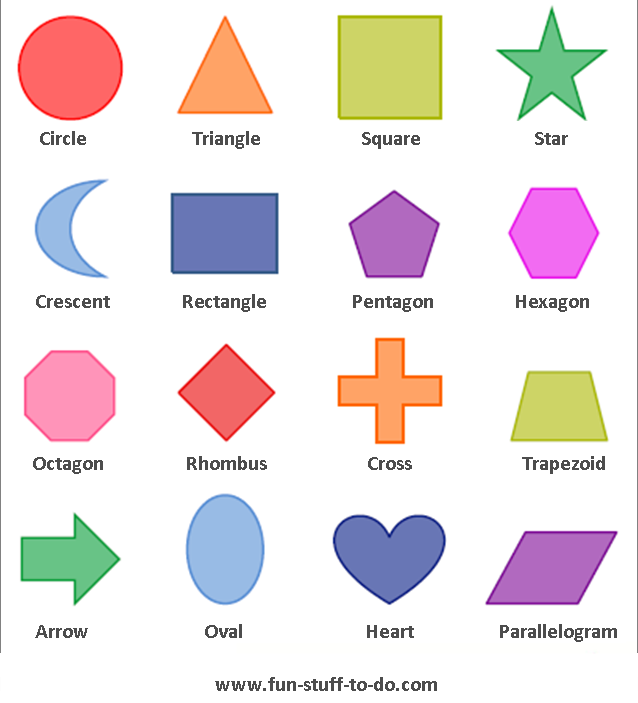
#> input picture OpenCv/Resources/img/s1.png, 638 x 703 px
$ python 'ch-06(shape detection).py'
#> lines starting #> are read from the running program, lines starting #| are printed output that depends on the picture; after the words box and inside, x2 and y2 are one past the last pixel; in counts of white or black regions, pixels touching at a corner belong together
import cv2
import numpy as np
# function for joining image with specific scale
def stackImages(scale,imgArray):
    rows = len(imgArray)
    cols = len(imgArray[0])
    rowsAvailable = isinstance(imgArray[0], list)
    width = imgArray[0][0].shape[1]
    height = imgArray[0][0].shape[0]
    if rowsAvailable:
        for x in range ( 0, rows):
            for y in range(0, cols):
                if imgArray[x][y].shape[:2] == imgArray[0][0].shape [:2]:
                    imgArray[x][y] = cv2.resize(imgArray[x][y], (0, 0), None, scale, scale)
                else:
                    imgArray[x][y] = cv2.resize(imgArray[x][y], (imgArray[0][0].shape[1], imgArray[0][0].shape[0]), None, scale, scale)
                if len(imgArray[x][y].shape) == 2: imgArray[x][y]= cv2.cvtColor( imgArray[x][y], cv2.COLOR_GRAY2BGR)
        imageBlank = np.zeros((height, width, 3), np.uint8)
        hor = [imageBlank]*rows
        hor_con = [imageBlank]*rows
        for x in range(0, rows):
            hor[x] = np.hstack(imgArray[x])
        ver = np.vstack(hor)
    else:
        for x in range(0, rows):
            if imgArray[x].shape[:2] == imgArray[0].shape[:2]:
                imgArray[x] = cv2.resize(imgArray[x], (0, 0), None, scale, scale)
            else:
                imgArray[x] = cv2.resize(imgArray[x], (imgArray[0].shape[1], imgArray[0].shape[0]), None,scale, scale)
            if len(imgArray[x].shape) == 2: imgArray[x] = cv2.cvtColor(imgArray[x], cv2.COLOR_GRAY2BGR)
        hor= np.hstack(imgArray)
        ver = hor
    return ver
# function for shape detection
def getContours(img):
    contours,hierarchy = cv2.findContours(img,cv2.RETR_EXTERNAL,cv2.CHAIN_APPROX_NONE)
    for cnt in contours:
        area = cv2.contourArea(cnt)
        print(area)
        if area>500:
            cv2.drawContours(imgContour, cnt, -1, (255, 0, 0), 3)
            peri = cv2.arcLength(cnt,True)
            #print(peri)
            approx = cv2.approxPolyDP(cnt,0.02*peri,True)
            print(len(approx))
            objCor = len(approx)
            x, y, w, h = cv2.boundingRect(approx)

            if objCor ==3: objectType ="Tri"
            elif objCor == 4:
                aspRatio = w/float(h)
                if aspRatio >0.98 and aspRatio <1.03: objectType= "Square"
                else:objectType="Rectangle"
            elif objCor>4: objectType= "Circles"
            else:objectType="None"


            cv2.rectangle(imgContour,(x,y),(x+w,y+h),(0,255,0),2)
            cv2.putText(imgContour,objectType,
                        (x+(w//2)-10,y+(h//2)-10),cv2.FONT_HERSHEY_COMPLEX,0.7,
                        (0,0,0),2)


path = 'Resources/img/s1.png'
img = cv2.imread(path)
#> img is the input picture: shape (703, 638, 3); mean B, G, R 227.2, 226, 235.4
imgContour = img.copy()

imgGray = cv2.cvtColor(img,cv2.COLOR_BGR2GRAY)
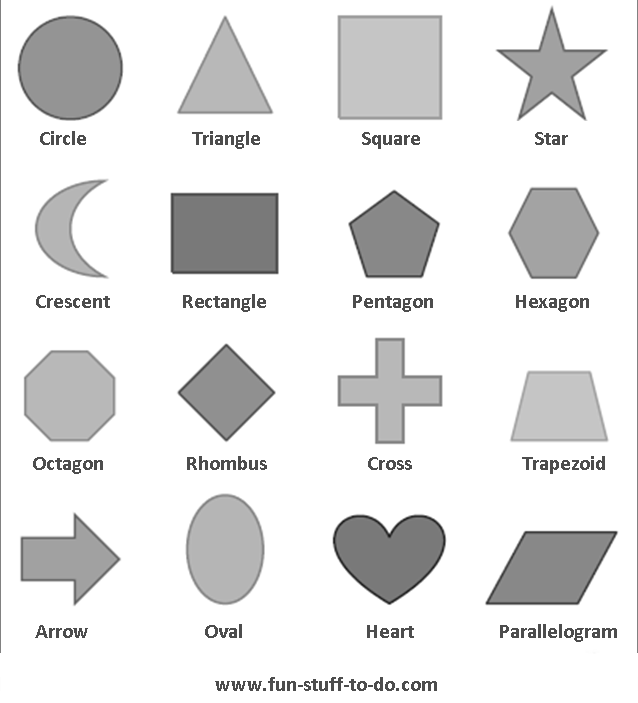
#> imgGray: shape (703, 638); min 20, max 255, mean 229
imgBlur = cv2.GaussianBlur(imgGray,(7,7),1)
imgCanny = cv2.Canny(imgBlur,50,50)
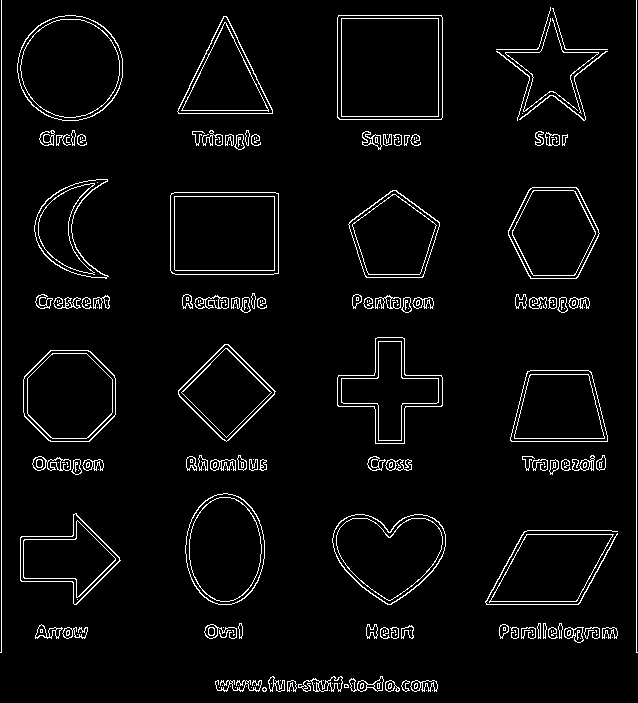
#> imgCanny: shape (703, 638); 4.2% white in thin lines or dots
getContours(imgCanny)
#> in getContours, `contours,hierarchy = cv2.findContours(img,cv2.RETR_EXTERNAL,cv2.CHAIN_..`: contours = 178 contours, 95 with area under 20; largest, box (x1, y1, x2, y2) and area: (337, 15, 443, 120) 10914, (170, 192, 279, 275) 8836, (17, 15, 123, 121) 8714, (332, 514, 446, 605) 7150, (23, 350, 116, 442) 6984
#> the loop in getContours, `for cnt in contours:` made 178 passes
#> (area, peri, approx, objCor, x, y, w, h) on passes 63, 94, 96, 132, 173: (5790.5, 340.1, [[489, 602], [576, 601], [613, 534], [526, 534]], 4, 489, 534, 125, 69), (5742.5, 314.3, [[527, 371], [511, 441], [607, 441], [590, 371]], 4, 511, 371, 97, 71), (5029.5, 278.5, [[228, 344], [178, 390], [226, 441], [275, 391]], 4, 178, 344, 98, 98), (8836.5, 375.9, [[171, 193], [172, 273], [278, 273], [278, 193]], 4, 171, 193, 108, 81), (10913.5, 415.1, [[338, 15], [337, 117], [441, 119], [441, 15]], 4, 337, 15, 105, 105)
#> (area, peri, approx, objCor, x, y, w, h) on pass 172: (4883.5, 329.5, [[223, 16], [178, 113], [272, 113]], 3, 178, 16, 95, 98)
#| 0.0
#| 0.0
#| 0.0
#| 0.0
#| 14.0
#| 0.0
#| 0.0
#| 0.0
#> (further printed lines are left out)
#> after the loop in getContours, `for cnt in contours:`:
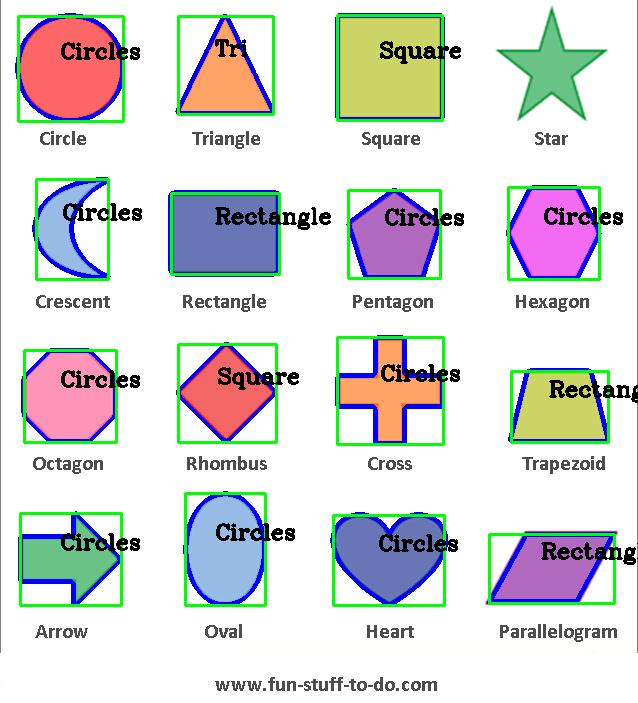
#> imgContour: shape (703, 638, 3); 9.47% of pixels changed, all inside (x1, y1, x2, y2) = (15, 13, 638, 607)

imgBlank = np.zeros_like(img)
# imgStack = stackImages(0.6,([img,imgGray,imgBlur],[imgCanny,imgContour,imgBlank]))
# cv2.imshow("Stack", imgStack)
cv2.imshow("Stack", imgContour)
cv2.waitKey(0)

$ run again, with OpenCv/Resources/img/G1.jpg saved as OpenCv/Resources/img/s1.png
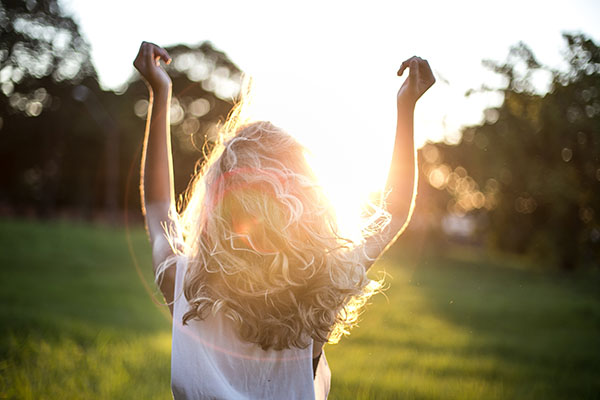
#> input picture OpenCv/Resources/img/G1.jpg, 600 x 400 px
#> img is the input picture: shape (400, 600, 3); mean B, G, R 112.4, 139.8, 151.7
#> `imgCanny = cv2.Canny(imgBlur,50,50)`:
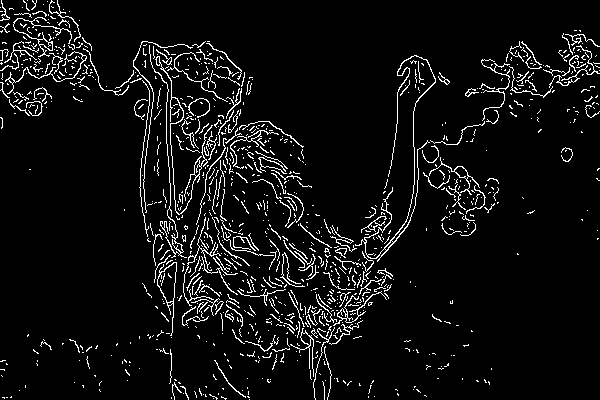
#> imgCanny: shape (400, 600); 6.2% white in thin lines or dots
#> contours = 1012 contours, 982 with area under 20; largest, box (x1, y1, x2, y2) and area: (157, 262, 177, 336) 527, (355, 55, 436, 262) 179, (155, 56, 213, 215) 174, (429, 157, 480, 195) 141, (13, 17, 72, 57) 136
#> the loop in getContours, `for cnt in contours:` made 1012 passes
#> (area, peri, objCor, x, y, w, h, objectType) on pass 350: (527, 213.9, 7, 157, 262, 20, 74, 'Circles')
#> (printed output is left out)
#> after the loop in getContours, `for cnt in contours:`:
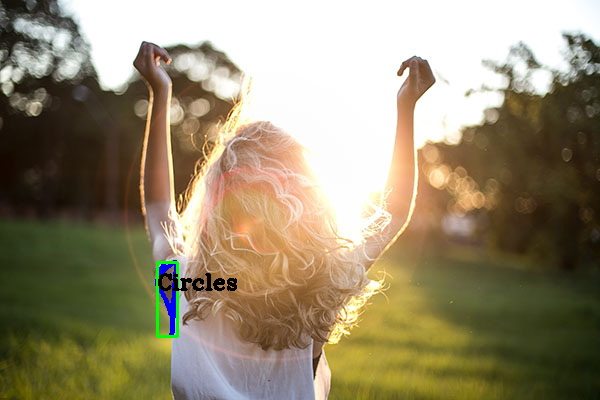
#> imgContour: shape (400, 600, 3); 0.7% of pixels changed, all inside (x1, y1, x2, y2) = (155, 260, 237, 338)
